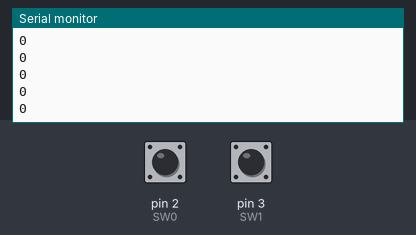
The sketch below on a simulated Arduino Uno, built with avr-gcc and run on an emulated ATmega328P. Shown: the last lines printed to the serial monitor. The inputs (shaded band) are chosen by the test bench; at power-on: pin 2 (SW0) HIGH, pin 3 (SW1) HIGH.

Above: at 1.2 s.
1.3 s: pin 2 (SW0) pulled LOW for 0.15 s
At 1.31 s:
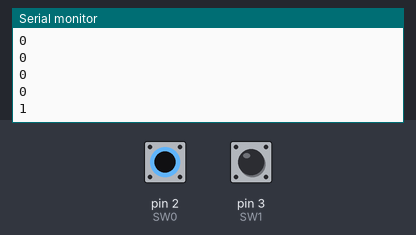
2.9 s: pin 3 (SW1) pulled LOW for 0.15 s
At 2.91 s:
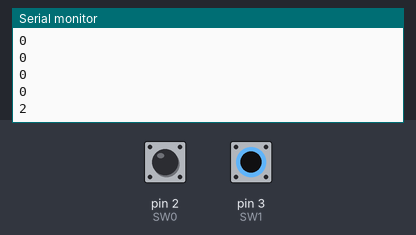
Timing chart, 0 to 5.9 s (numbered marks = the images above; inputs shaded):
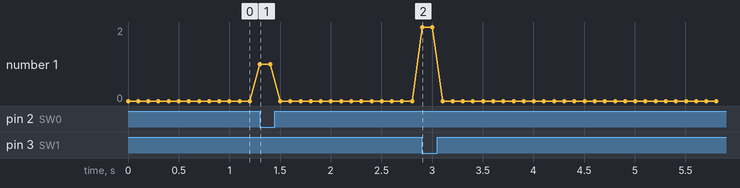

The sketch:

sub_switch.ino
```cpp
/*
Sub Device for mouse switch
*/

#define SW0 2 // mouse left switch
#define SW1 3 // mouse right switch=
// data for comm
// data is 3bit value
// data = {sw0, sw1}
int sw = 0;

void setup() {
  // Serial setting
  Serial.begin(9600);

  // PIN setting
  pinMode(SW0, INPUT_PULLUP);
  pinMode(SW1, INPUT_PULLUP);
}

void loop() {
  sw = 0;
  for (int i=SW0; i<=SW1; i++) {
    sw += digitalRead(i) == true ? 0 : 1<<(i-SW0);
  }
  Serial.println(sw);
  delay(100);
}
```

Measured:
- after the input at 1.3 s, the serial monitor: prints a new line at once (image 1)
- after the input at 2.9 s, the serial monitor: prints a new line at once (image 2)
